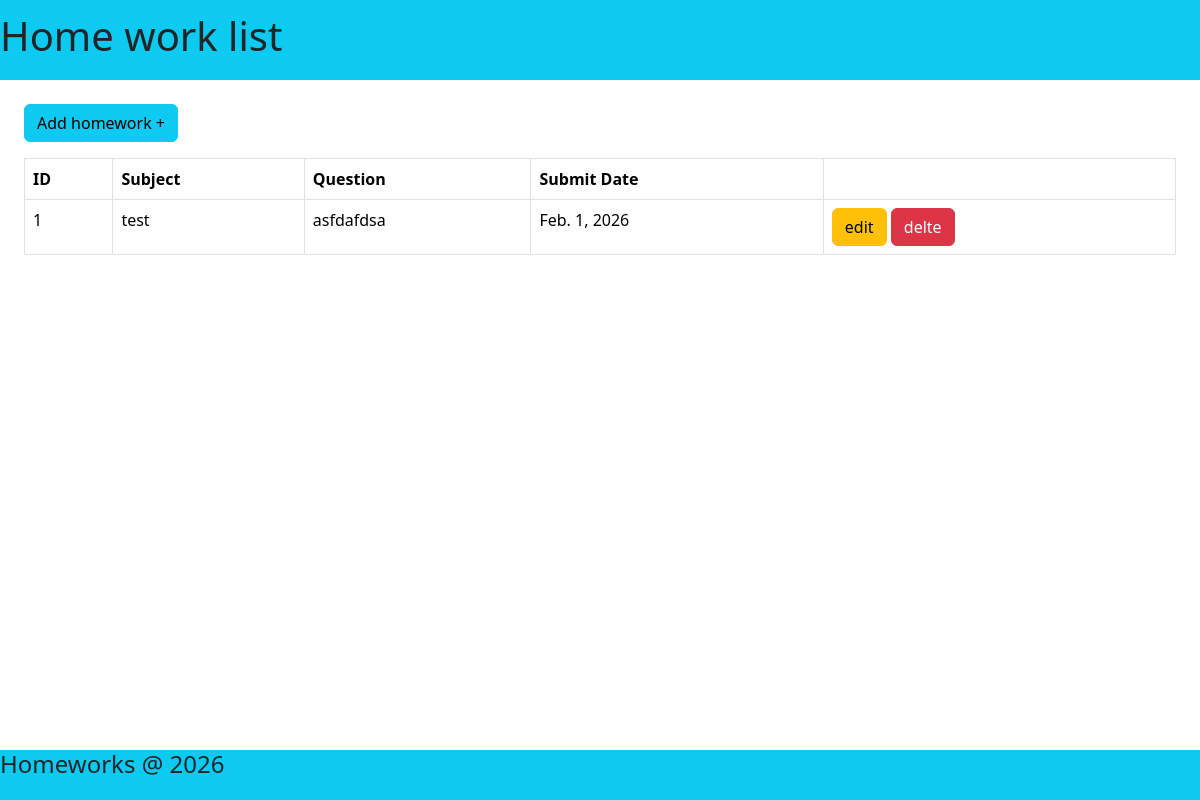
The page /teacher/viwworks on the database as committed earlier.
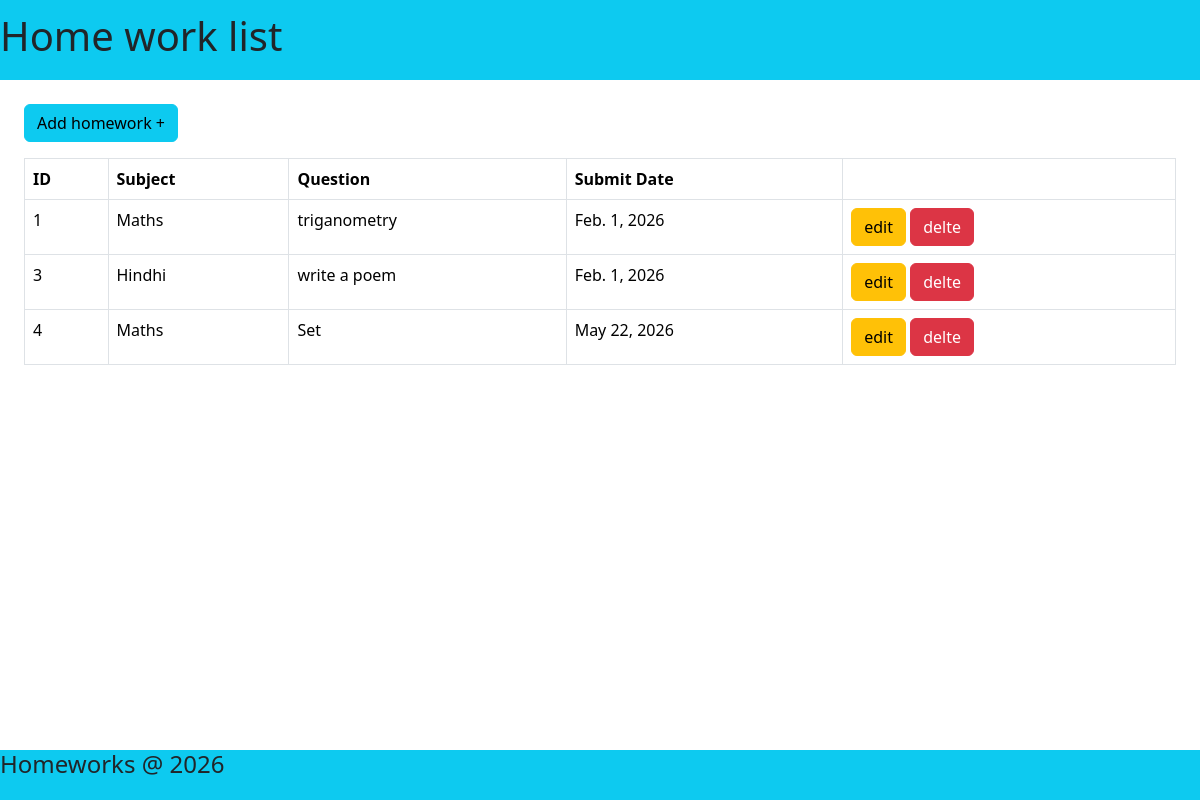
The same page on the database as committed later.
### teacher/models.py (models this page shows)
class HomeWork(models.Model):
    subject = models.CharField(max_length=100)
    question = models.CharField(max_length=300)
    submit_date = models.DateField()

### teacher/views.py (the view)
# urls.py: path('viwworks',HomeworkListView.as_view(),name="viewworks"),
class HomeworkListView(View):
    def get(self,req):
        data =HomeWork.objects.all()
        return render(req,"homeworklist.html",{'data':data})

### teacher/templates/homeworklist.html (shortened to what this page needs)
<!doctype html>
<html lang="en" data-bs-theme="light">
<head>
    <link href="https://cdn.jsdelivr.net/npm/bootstrap@5.3.8/dist/css/bootstrap.min.css" rel="stylesheet"
 />
</head>
<body>
    <header class="d-flex align-items-center bg-info" style="height: 80px;">
        <h1>Home work list</h1>
    </header>
    <div class="p-4">
        <a href="{% url 'addhworks' %}" class="btn btn-info mb-3">Add homework +</a>
        <table class="table table-bordered ">
            <thead>
                <tr>
                    <th>ID</th>
                    <th>Subject</th>
                    <th>Question</th>
                    <th>Submit Date</th>
                    <th></th>
                </tr>
            </thead>
            <tbody>
                {% for i in data %}
                <tr>
                    <td>{{i.id}}</td>
                    <td> {{i.subject}}</td>
                    <td>{{i.question}}</td>
                    <td>{{i.submit_date}}</td>
                    <td>
                        <a class="btn btn-warning" href="{% url 'edithw' i.id %}">edit</a>
                        <a class="btn btn-danger" href="{% url 'delhw' i.id %}">delte</a>
                    </td>
                </tr>
                {% endfor %}
            </tbody>
        </table>
    </div>
    <footer class="d-flex text-center bg-info fixed-bottom" style="height: 50px">
        <h4>Homeworks @ 2026</h4>
    </footer>
</body>
</html>

Rows that differ between the two databases and show on the page:
changed HomeWork id 1: subject "test" → "Maths"; question "asfdafdsa" → "triganometry"
added HomeWork: id "3", subject "Hindhi", question "write a poem", submit_date "Feb. 1, 2026"
added HomeWork: id "4", subject "Maths", question "Set", submit_date "May 22, 2026"
